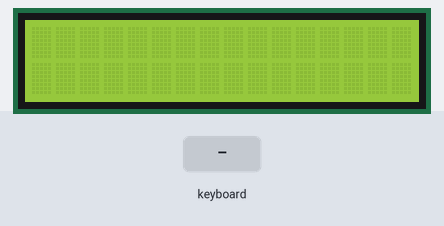
This sketch was run on a simulated Arduino Uno, built with avr-gcc and run on an emulated ATmega328P. Shown: 16×2 character LCD. The inputs (shaded band) are chosen by the test bench. What the sketch prints to the serial monitor is not drawn.

Above: at 2.2 s.
2.3 s: PS/2 keyboard text "a" received
At 2.7 s:
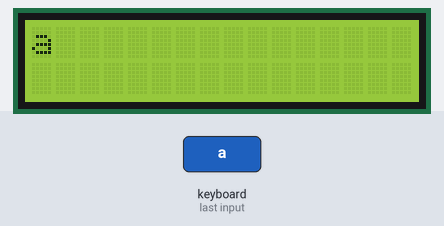
3.8 s: PS/2 keyboard text "a" received
At 5.0 s:
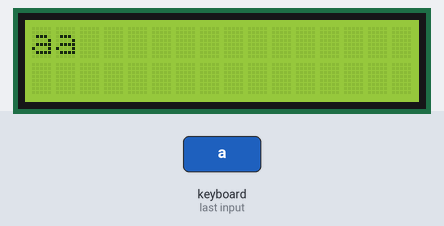
5.3 s: PS/2 keyboard text "a" received
At 6.2 s:
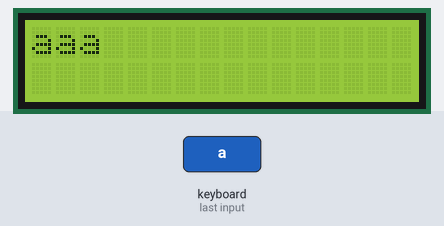
6.8 s: PS/2 keyboard text "a" received
At 7.3 s:
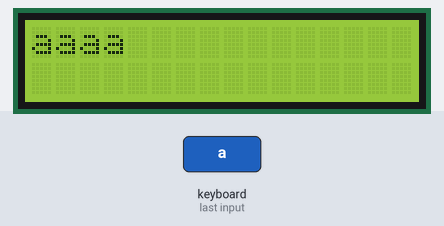
Timing chart, 0 to 9.3 s (numbered marks = the images above; inputs shaded):
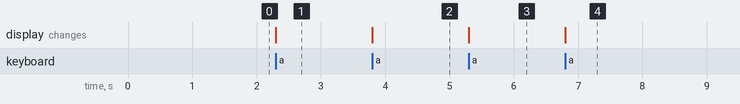

Measured:
- after the input at 2.3 s, the display: changes at once (image 1)
- after the input at 3.8 s, the display: changes at once (image 2)
- after the input at 5.3 s, the display: changes at once (image 3)
- after the input at 6.8 s, the display: changes at once (image 4)

The sketch:

lcdkey.ino
```cpp
// (licence header left out)
#include <LiquidCrystal.h>
#include <PS2Keyboard.h>
LiquidCrystal lcd(12,11,5,4,3,7);
const int DataPin = 8;
const int IRQpin =  2;
int line=0;

PS2Keyboard keyboard;

void setup() {
  lcd.begin(16,2);
  delay(1000);
  keyboard.begin(DataPin, IRQpin);
  Serial.begin(9600);
  Serial.println("Keyboard Test:");
}

void loop() {
  if (keyboard.available()) {

    // read the next key
    char c = keyboard.read();

    // check for some of the special keys
    if (c == PS2_ENTER) {
      if(line=0){
        int line=1;
      }
      else{
        line=0;
      }
      lcd.setCursor(0,line);
    }
    else {

      // otherwise, just print all normal characters
      lcd.print(c);
    }
  }
}
```
